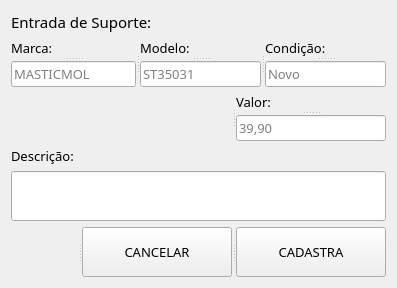
      <widget class="QWidget" name="pageSuporte">
       <layout class="QVBoxLayout" name="verticalLayout_9">
        <item>
         <widget class="QLabel" name="label_141">
          <property name="sizePolicy">
           <sizepolicy hsizetype="Preferred" vsizetype="Maximum">
            <horstretch>0</horstretch>
            <verstretch>0</verstretch>
           </sizepolicy>
          </property>
          <property name="font">
           <font>
            <family>Asap</family>
            <pointsize>11</pointsize>
           </font>
          </property>
          <property name="text">
           <string>Entrada de Suporte:</string>
          </property>
         </widget>
        </item>
        <item>
         <widget class="QSplitter" name="splitter_124">
          <property name="orientation">
           <enum>Qt::Horizontal</enum>
          </property>
          <widget class="QSplitter" name="splitter_142">
           <property name="orientation">
            <enum>Qt::Vertical</enum>
           </property>
           <widget class="QLabel" name="label_106">
            <property name="font">
             <font>
              <family>Asap</family>
              <pointsize>10</pointsize>
             </font>
            </property>
            <property name="text">
             <string>Marca:</string>
            </property>
           </widget>
           <widget class="QLineEdit" name="supMarca">
            <property name="sizePolicy">
             <sizepolicy hsizetype="Minimum" vsizetype="Fixed">
              <horstretch>5</horstretch>
              <verstretch>0</verstretch>
             </sizepolicy>
            </property>
            <property name="font">
             <font>
              <family>Asap</family>
              <pointsize>10</pointsize>
             </font>
            </property>
            <property name="text">
             <string/>
            </property>
            <property name="maxLength">
             <number>25</number>
            </property>
            <property name="placeholderText">
             <string>MASTICMOL</string>
            </property>
           </widget>
          </widget>
          <widget class="QSplitter" name="splitter_145">
           <property name="orientation">
            <enum>Qt::Vertical</enum>
           </property>
           <widget class="QLabel" name="label_107">
            <property name="font">
             <font>
              <family>Asap</family>
              <pointsize>10</pointsize>
             </font>
            </property>
            <property name="text">
             <string>Modelo:</string>
            </property>
           </widget>
           <widget class="QLineEdit" name="supModelo">
            <property name="font">
             <font>
              <family>Asap</family>
              <pointsize>10</pointsize>
             </font>
            </property>
            <property name="text">
             <string/>
            </property>
            <property name="maxLength">
             <number>25</number>
            </property>
            <property name="placeholderText">
             <string>ST35031</string>
            </property>
           </widget>
          </widget>
          <widget class="QSplitter" name="splitter_146">
           <property name="orientation">
            <enum>Qt::Vertical</enum>
           </property>
           <widget class="QLabel" name="label_108">
            <property name="font">
             <font>
              <family>Asap</family>
              <pointsize>10</pointsize>
             </font>
            </property>
            <property name="text">
             <string>Condição:</string>
            </property>
           </widget>
           <widget class="QLineEdit" name="supCondicao">
            <property name="sizePolicy">
             <sizepolicy hsizetype="Maximum" vsizetype="Fixed">
              <horstretch>0</horstretch>
              <verstretch>0</verstretch>
             </sizepolicy>
            </property>
            <property name="maximumSize">
             <size>
              <width>150</width>
              <height>16777215</height>
             </size>
            </property>
            <property name="font">
             <font>
              <family>Asap</family>
              <pointsize>10</pointsize>
             </font>
            </property>
            <property name="maxLength">
             <number>25</number>
            </property>
            <property name="placeholderText">
             <string>Novo</string>
            </property>
           </widget>
          </widget>
         </widget>
        </item>
        <item>
         <widget class="QSplitter" name="splitter_148">
          <property name="orientation">
           <enum>Qt::Horizontal</enum>
          </property>
          <widget class="QLabel" name="label_110">
           <property name="text">
            <string/>
           </property>
          </widget>
          <widget class="QSplitter" name="splitter_150">
           <property name="orientation">
            <enum>Qt::Vertical</enum>
           </property>
           <widget class="QLabel" name="label_123">
            <property name="font">
             <font>
              <family>Asap</family>
              <pointsize>10</pointsize>
             </font>
            </property>
            <property name="text">
             <string>Valor:</string>
            </property>
           </widget>
           <widget class="QLineEdit" name="supValor">
            <property name="maximumSize">
             <size>
              <width>150</width>
              <height>16777215</height>
             </size>
            </property>
            <property name="font">
             <font>
              <family>Asap</family>
              <pointsize>10</pointsize>
             </font>
            </property>
            <property name="maxLength">
             <number>5</number>
            </property>
            <property name="placeholderText">
             <string>39,90</string>
            </property>
           </widget>
          </widget>
         </widget>
        </item>
        <item>
         <widget class="QLabel" name="label_138">
          <property name="font">
           <font>
            <family>Asap</family>
            <pointsize>10</pointsize>
           </font>
          </property>
          <property name="text">
           <string>Descrição:</string>
          </property>
         </widget>
        </item>
        <item>
         <widget class="QLineEdit" name="supDescricao">
          <property name="sizePolicy">
           <sizepolicy hsizetype="Expanding" vsizetype="Minimum">
            <horstretch>0</horstretch>
            <verstretch>1</verstretch>
           </sizepolicy>
          </property>
          <property name="minimumSize">
           <size>
            <width>0</width>
            <height>50</height>
           </size>
          </property>
          <property name="font">
           <font>
            <family>Asap</family>
            <pointsize>10</pointsize>
           </font>
          </property>
          <property name="text">
           <string/>
          </property>
          <property name="alignment">
           <set>Qt::AlignLeading|Qt::AlignLeft|Qt::AlignTop</set>
          </property>
          <property name="dragEnabled">
           <bool>false</bool>
          </property>
         </widget>
        </item>
        <item>
         <widget class="QSplitter" name="splitter_141">
          <property name="orientation">
           <enum>Qt::Horizontal</enum>
          </property>
          <widget class="QLabel" name="label_Suporte">
           <property name="font">
            <font>
             <pointsize>9</pointsize>
            </font>
           </property>
           <property name="styleSheet">
            <string notr="true">color: rgb(255, 0, 0);</string>
           </property>
           <property name="text">
            <string/>
           </property>
          </widget>
          <widget class="QPushButton" name="pushButtonCancelarSuporte">
           <property name="sizePolicy">
            <sizepolicy hsizetype="Minimum" vsizetype="Fixed">
             <horstretch>1</horstretch>
             <verstretch>0</verstretch>
            </sizepolicy>
           </property>
           <property name="minimumSize">
            <size>
             <width>150</width>
             <height>50</height>
            </size>
           </property>
           <property name="maximumSize">
            <size>
             <width>150</width>
             <height>80</height>
            </size>
           </property>
           <property name="font">
            <font>
             <family>Asap</family>
             <pointsize>10</pointsize>
            </font>
           </property>
           <property name="text">
            <string>CANCELAR</string>
           </property>
          </widget>
          <widget class="QPushButton" name="pushButtonCadastraSuporte">
           <property name="sizePolicy">
            <sizepolicy hsizetype="Minimum" vsizetype="Fixed">
             <horstretch>1</horstretch>
             <verstretch>0</verstretch>
            </sizepolicy>
           </property>
           <property name="minimumSize">
            <size>
             <width>0</width>
             <height>50</height>
            </size>
           </property>
           <property name="maximumSize">
            <size>
             <width>150</width>
             <height>80</height>
            </size>
           </property>
           <property name="font">
            <font>
             <family>Asap</family>
             <pointsize>10</pointsize>
            </font>
           </property>
           <property name="text">
            <string>CADASTRA</string>
           </property>
          </widget>
         </widget>
        </item>
       </layout>
      </widget>
